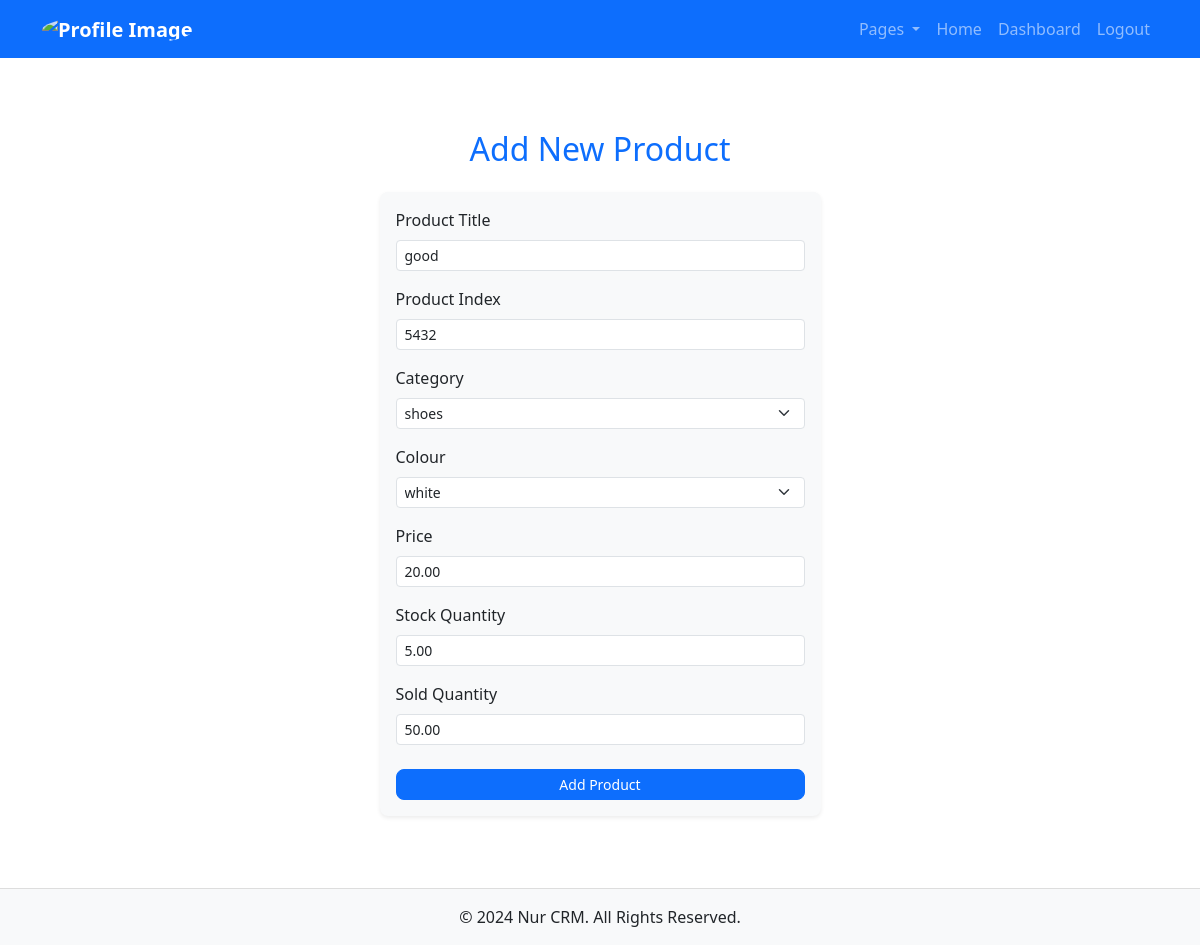
Screenshot of /nur/product/update/2/ (signed in) with the database file from the repository.
### Nur/models.py (models this page shows, shortened)
class Product(models.Model):
    user = models.ForeignKey("Nur.CustomUser", on_delete=models.CASCADE)
    category = models.ForeignKey("Nur.Category", on_delete=models.CASCADE, related_name="products")
    title = models.CharField(max_length=50, null=True, blank=True)
    index = models.CharField(max_length=50, unique=True, db_index=True, help_text="Unique identifier for the product")
    colour = models.ForeignKey("Nur.Colour", on_delete=models.CASCADE, related_name="products")
    price = models.DecimalField(max_digits=15, decimal_places=2, help_text="Current product price")
    cost_price = models.DecimalField(max_digits=15, decimal_places=2, help_text="Product cost price")  # Add this field
    up_to = models.DecimalField(max_digits=15, decimal_places=2, validators=[MinValueValidator(0)], help_text="Maximum quantity available")
    sold = models.DecimalField(max_digits=15, decimal_places=2, validators=[MinValueValidator(0)], help_text="Total quantity sold")
    created_at = models.DateTimeField(auto_now_add=True)
    updated_at = models.DateTimeField(auto_now=True)
    is_active = models.BooleanField(default=True)

### Nur/views.py (the view)
# urls.py: path('product/update/<int:pk>/', product_update_view, name='product-update'),
def product_update_view(request, pk):
    product = get_object_or_404(Product, pk=pk)
    if request.method == 'POST':
        form = ProductForm(request.POST, instance=product)
        if form.is_valid():
            form.save()
            return redirect('product-list')
    else:
        form = ProductForm(instance=product)
    return render(request, 'products/product_form.html', {'form': form, 'product': product})

### Nur/forms.py
class ProductForm(forms.ModelForm):
    class Meta:
        model = Product
        fields = ['title', 'index', 'price', 'cost_price', 'sold', 'category', 'colour', 'up_to']
    title = forms.CharField(widget=forms.TextInput(attrs={'class': 'form-control'}))
    category = forms.ModelChoiceField(queryset=Category.objects.all(), widget=forms.Select(attrs={'class': 'form-control'}))
    price = forms.DecimalField(widget=forms.NumberInput(attrs={'class': 'form-control'}))
    cost_price = forms.DecimalField(widget=forms.NumberInput(attrs={'class': 'form-control'}))
    sold = forms.IntegerField(widget=forms.NumberInput(attrs={'class': 'form-control'}))
    up_to = forms.IntegerField(widget=forms.NumberInput(attrs={'class': 'form-control'}))

### Nur/models.py (called while the page is built)
    def __str__(self):
        return self.name

### templates/products/product_form.html (shortened to what this page needs)
{% extends "main/base.html" %}
{% block content %}
<div class="container my-5">
    <h2 class="text-center mb-4 text-primary">Add New Product</h2>
    <div class="row justify-content-center">
        <div class="col-md-6 col-lg-5">
            <form method="post" class="needs-validation shadow-sm p-3 rounded-3 bg-light" novalidate>
                <div class="form-group mb-3">
                    <label for="id_title" class="form-label">Product Title</label>
                    <input type="text" name="title" class="form-control form-control-sm" id="id_title" value="{{ form.title.value }}" placeholder="Enter product title" required>
                </div>
                <div class="form-group mb-3">
                    <label for="id_index" class="form-label">Product Index</label>
                    <input type="text" name="index" class="form-control form-control-sm" id="id_index" value="{{ form.index.value }}" placeholder="Enter product index" required>
                </div>
                <div class="form-group mb-3">
                    <label for="id_category" class="form-label">Category</label>
                    <select name="category" class="form-select form-select-sm" id="id_category" required>
                        {% for option in form.category.field.queryset %}
                            <option value="{{ option.id }}" {% if option.id == form.category.value %} selected {% endif %}>{{ option }}</option>
                        {% endfor %}
                    </select>
                </div>
                <div class="form-group mb-3">
                    <label for="id_colour" class="form-label">Colour</label>
                    <select name="colour" class="form-select form-select-sm" id="id_colour" required>
                        {% for option in form.colour.field.queryset %}
                            <option value="{{ option.id }}" {% if option.id == form.colour.value %} selected {% endif %}>{{ option.name }}</option>
                        {% endfor %}
                    </select>
                </div>
                <div class="form-group mb-3">
                    <label for="id_price" class="form-label">Price</label>
                    <input type="number" name="price" class="form-control form-control-sm" id="id_price" value="{{ form.price.value }}" placeholder="Enter product price" required>
                </div>
                <div class="form-group mb-3">
                    <label for="id_up_to" class="form-label">Stock Quantity</label>
                    <input type="number" name="up_to" class="form-control form-control-sm" id="id_up_to" value="{{ form.up_to.value }}" placeholder="Enter stock quantity" required>
                </div>
                <div class="form-group mb-3">
                    <label for="id_sold" class="form-label">Sold Quantity</label>
                    <input type="number" name="sold" class="form-control form-control-sm" id="id_sold" value="{{ form.sold.value }}" placeholder="Enter quantity sold" required>
                </div>
                <div class="form-group text-center mt-4">
                    <button type="submit" class="btn btn-primary btn-sm w-100 rounded-3">Add Product</button>
                </div>
            </form>
        </div>
    </div>
</div>
{% endblock %}

### templates/main/base.html (style rules this page uses)
body { min-height: 100vh; display: flex; flex-direction: column; }

### rows the page displays
Product: title "good", index "5432", price "20.00", up_to "5.00", sold "50.00"

### other values shown
form field category "shoes"
form field colour "white"
